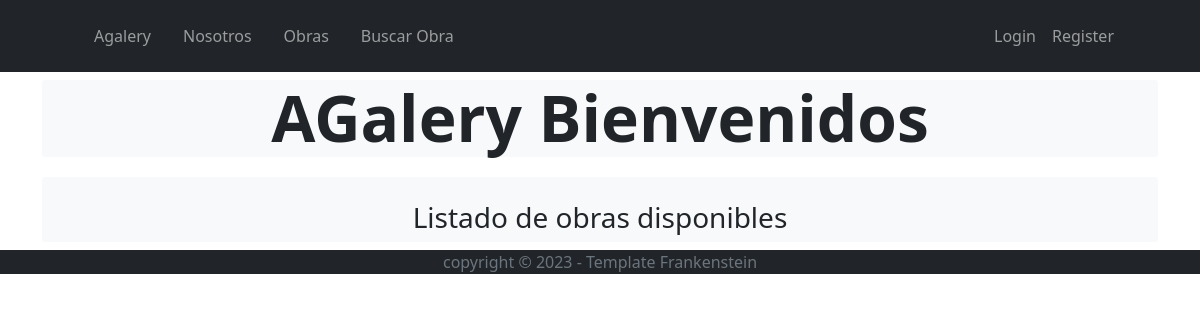
Before: /obra/ with the older database file.
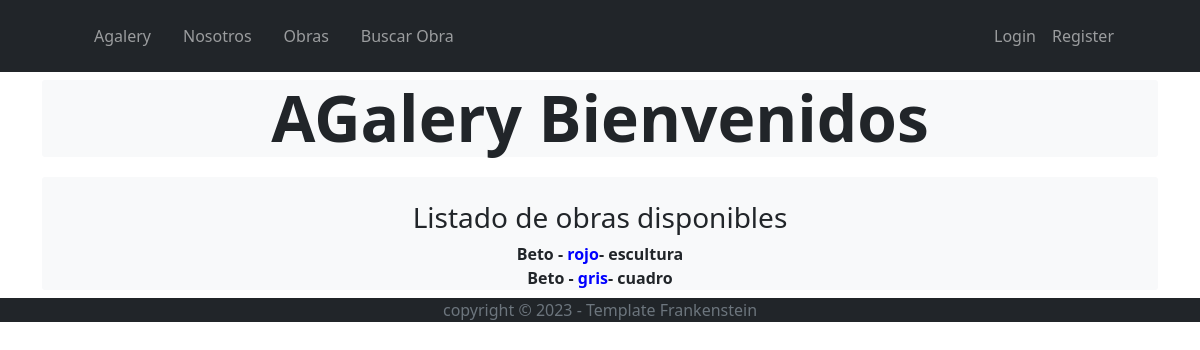
After: the same page with the newer database file.
### agalery/models.py (models this page shows, shortened)
class obra(models.Model):
     nombre = models.CharField(max_length=100, help_text="Nombre")
     apellido = models.CharField(max_length=100, help_text="Apellido")
     titulo = models.CharField(max_length=200, help_text="Titulo de la obra")
     descripcion = models.TextField(max_length=300, help_text="Descripción de la obre en 300 caracteres")
     imagen = models.ImageField(upload_to='imagen', null=True)
     precio = models.IntegerField(default=1)
     vendida = models.BooleanField(default= False)

### agalery/views.py (the view)
# urls.py: path('obra/', views.todas_obras, name='obra'),
def todas_obras(request):
      obras = obra.objects.all()
      return render(request, 'agalery/obra.html', {'obras': obras})

### agalery/templates/agalery/obra.html
{% extends "agalery/padre.html"%}
        {% block contenido %}
        <section class="pt-4">
            <div class="container">
                <div class="row center gx-lg-5">
            <h3>Listado de obras disponibles</h3>
            {% for obra in obras %}
                <b>{{obra.nombre}} - <FONT COLOR="blue">{{ obra.titulo }}</FONT>- {{ obra.descripcion }} </b> <br>
            {% endfor %}
{% endblock %}

### agalery/templates/agalery/padre.html (shortened to what this page needs)
<!DOCTYPE html>
        <html lang="en">
            <head>
                {% load static %}
                {% block head %}
                <link href="https://cdn.jsdelivr.net/npm/bootstrap-icons@1.4.1/font/bootstrap-icons.css" rel="stylesheet" />
                <link href={% static 'agalery/css/styles.css' %} rel="stylesheet" />
                {% endblock head %}
            </head>
        <body>
        {% block nav %}
        <nav class="navbar navbar-expand-lg navbar-dark bg-dark">
            <div class="container px-lg-5">
                        <ul class="navbar-nav ms-auto mb-2 mb-lg-0">
                            <li class="nav-link"><a class="nav-link" href={% url 'index'%}>Agalery</a></li>
                            <li class="nav-link"><a class="nav-link" href={% url 'nosotros' %}>Nosotros</a></li>
                            <li class="nav-link"><a class="nav-link" href={% url 'obra' %}>Obras</a></li>
                            <li class="nav-link"><a class="nav-link" href={% url 'buscarobras' %}>Buscar Obra</a></li>
                    </ul>
                <div class="collapse navbar-collapse" id="navbarSupportedContent">
                    <ul class="navbar-nav ms-auto mb-2 mb-lg-0">
                        {% if request.user.is_authenticated %}
                            <li class="nav-item"><a class="nav-link" href={% url 'perfil'%}><img src="{{user_avatar}}" alt="Perfil" height="30"></a></li>
                            <li class="nav-item"><a class="nav-link" href={% url 'registro_obra'%} >Registrar obra</a></li>
                            <li class="nav-item"><a class="nav-link" href={% url 'logout'%}>Logout </a></li>
                        {% else %}
                            <li class="nav-item"><a class="nav-link" href={% url 'login'%}>Login </a></li>
                            <li class="nav-item"><a class="nav-link" href={% url 'register'%}>Register</a></li>
                        {% endif %}
                    </ul>
                </div>
            </div>
        </nav>
        {% endblock nav %}
        <header class="py-1">
            <div class="container-sm">
                <div class="bg-light rounded-1 text-center">
                    <div class="m-1 m-lg-1">
                        <h1 class="display-3 fw-bold">
                            AGalery Bienvenidos
                        </h1>
                    </div>
                </div>
            </div>
        </header>
        <section class="py-1">
            <div class="container-sm">
                <div class="bg-light rounded-1 text-center">
                    <div class="m-1 m-lg-1">
                                {% block contenido %}{% endblock contenido %}
                    </div>
                </div>
            </div>
        </section>
        {% block footer %}
        <footer class="py-10 bg-dark">
                <div class="container">
                <div class="copyright text-center text-xl-left text-muted">
                                copyright &copy; 2023 - Template Frankenstein
                </div>
            </div>
        </footer>
        {% endblock footer %}
    </body>
</html>

Changed rows visible on the page:
added obra: nombre "Beto", titulo "rojo", descripcion "escultura"
added obra: nombre "Beto", titulo "gris", descripcion "cuadro"
